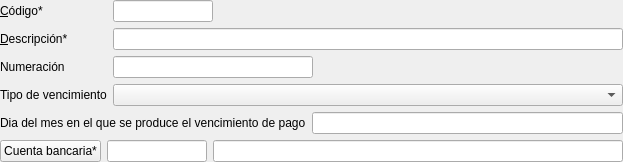
<?xml version="1.0" encoding="UTF-8"?>
<ui version="4.0">
 <class>frmBancos</class>
 <widget class="QWidget" name="frmBancos">
  <property name="geometry">
   <rect>
    <x>0</x>
    <y>0</y>
    <width>623</width>
    <height>158</height>
   </rect>
  </property>
  <property name="windowTitle">
   <string>Tarjetas de crédito de Empresa</string>
  </property>
  <property name="windowIcon">
   <iconset>
    <normaloff>:/aplicacion/images/alephLogoIcon.ico</normaloff>:/aplicacion/images/alephLogoIcon.ico</iconset>
  </property>
  <layout class="QGridLayout" name="gridLayout">
   <property name="margin">
    <number>0</number>
   </property>
   <item row="0" column="0">
    <widget class="QLabel" name="label">
     <property name="text">
      <string>&amp;Código*</string>
     </property>
     <property name="buddy">
      <cstring>db_codtarjeta_3</cstring>
     </property>
    </widget>
   </item>
   <item row="0" column="1">
    <widget class="DBLineEdit" name="db_codtarjeta_3">
     <property name="sizePolicy">
      <sizepolicy hsizetype="Preferred" vsizetype="Fixed">
       <horstretch>0</horstretch>
       <verstretch>0</verstretch>
      </sizepolicy>
     </property>
     <property name="maximumSize">
      <size>
       <width>100</width>
       <height>16777215</height>
      </size>
     </property>
     <property name="toolTip">
      <string>Código único que identifica a la tarjeta de crédito. Puede ser alfanumérico.</string>
     </property>
     <property name="statusTip">
      <string>Código único que identifica a la tarjeta de crédito. Puede ser alfanumérico.</string>
     </property>
     <property name="whatsThis">
      <string>Código único que identifica a la tarjeta de crédito. Puede ser alfanumérico.</string>
     </property>
     <property name="fieldName">
      <string>codtarjeta</string>
     </property>
     <property name="dataEditable">
      <bool>true</bool>
     </property>
    </widget>
   </item>
   <item row="1" column="0">
    <widget class="QLabel" name="lblNombre">
     <property name="text">
      <string>&amp;Descripción*</string>
     </property>
     <property name="buddy">
      <cstring>db_nombre</cstring>
     </property>
    </widget>
   </item>
   <item row="1" column="1">
    <widget class="DBLineEdit" name="db_nombre">
     <property name="whatsThis">
      <string>Descripción</string>
     </property>
     <property name="fieldName">
      <string>descripcion</string>
     </property>
     <property name="dataEditable">
      <bool>true</bool>
     </property>
    </widget>
   </item>
   <item row="2" column="0">
    <widget class="QLabel" name="lblNombre_4">
     <property name="text">
      <string>Numeración</string>
     </property>
     <property name="buddy">
      <cstring>db_nombre</cstring>
     </property>
    </widget>
   </item>
   <item row="2" column="1">
    <widget class="DBLineEdit" name="db_nombre_2">
     <property name="maximumSize">
      <size>
       <width>200</width>
       <height>16777215</height>
      </size>
     </property>
     <property name="whatsThis">
      <string>Numeración de la tarjeta</string>
     </property>
     <property name="inputMask">
      <string>9999 9999 9999 9999; </string>
     </property>
     <property name="fieldName">
      <string>numeracion</string>
     </property>
     <property name="dataEditable">
      <bool>true</bool>
     </property>
    </widget>
   </item>
   <item row="3" column="0">
    <widget class="QLabel" name="lblNombre_3">
     <property name="text">
      <string>Tipo de vencimiento</string>
     </property>
     <property name="buddy">
      <cstring>db_nombre</cstring>
     </property>
    </widget>
   </item>
   <item row="3" column="1">
    <widget class="DBComboBox" name="db_tipo">
     <property name="sizePolicy">
      <sizepolicy hsizetype="Expanding" vsizetype="Fixed">
       <horstretch>0</horstretch>
       <verstretch>0</verstretch>
      </sizepolicy>
     </property>
     <property name="whatsThis">
      <string>Indica el modo de vencimiento que el banco aplica para los cargos originados por las operaciones con esta tarjeta.</string>
     </property>
     <property name="fieldName">
      <string>vencimientotarjeta</string>
     </property>
     <property name="dataEditable">
      <bool>true</bool>
     </property>
    </widget>
   </item>
   <item row="4" column="0" colspan="2">
    <layout class="QHBoxLayout" name="horizontalLayout">
     <item>
      <widget class="QLabel" name="lblNombre_5">
       <property name="text">
        <string>Dia del mes en el que se produce el vencimiento de pago</string>
       </property>
       <property name="buddy">
        <cstring>db_nombre</cstring>
       </property>
      </widget>
     </item>
     <item>
      <widget class="DBNumberEdit" name="dbNumberEdit">
       <property name="whatsThis">
        <string>Indica qué dia del mes marcado (segun el tipo de vencimiento) se produce el cargo contra la cuenta corriente de los movimientos de esta tarjeta.</string>
       </property>
       <property name="fieldName">
        <string>diavencimientotarjeta</string>
       </property>
       <property name="dataEditable">
        <bool>true</bool>
       </property>
      </widget>
     </item>
    </layout>
   </item>
   <item row="5" column="0" colspan="2">
    <layout class="QHBoxLayout" name="horizontalLayout_2">
     <item>
      <widget class="DBChooseRecordButton" name="db_idcuenta">
       <property name="whatsThis">
        <string>Cuenta bancaria en el que se produce el cargo asociado a esta tarjeta.</string>
       </property>
       <property name="text">
        <string>Cuenta bancaria*</string>
       </property>
       <property name="fieldName">
        <string>idcuenta</string>
       </property>
       <property name="dataEditable">
        <bool>true</bool>
       </property>
      </widget>
     </item>
     <item>
      <widget class="DBLineEdit" name="db_idcuenta_text">
       <property name="maximumSize">
        <size>
         <width>100</width>
         <height>16777215</height>
        </size>
       </property>
       <property name="fieldName">
        <string>idcuenta</string>
       </property>
       <property name="dataEditable">
        <bool>true</bool>
       </property>
       <property name="autoComplete">
        <bool>true</bool>
       </property>
      </widget>
     </item>
     <item>
      <widget class="DBLineEdit" name="db_tarjeta_2">
       <property name="fieldName">
        <string>cuentasbanco.descripcion</string>
       </property>
      </widget>
     </item>
    </layout>
   </item>
  </layout>
 </widget>
 <customwidgets>
  <customwidget>
   <class>DBComboBox</class>
   <extends>QComboBox</extends>
   <header>widgets/dbcombobox.h</header>
  </customwidget>
  <customwidget>
   <class>DBLineEdit</class>
   <extends>QLineEdit</extends>
   <header>widgets/dblineedit.h</header>
  </customwidget>
  <customwidget>
   <class>DBNumberEdit</class>
   <extends>QLineEdit</extends>
   <header>widgets/dbnumberedit.h</header>
  </customwidget>
  <customwidget>
   <class>DBChooseRecordButton</class>
   <extends>QPushButton</extends>
   <header>widgets/dbchooserecordbutton.h</header>
  </customwidget>
 </customwidgets>
 <resources>
  <include location="../../resources/resources.qrc"/>
 </resources>
 <connections/>
</ui>
